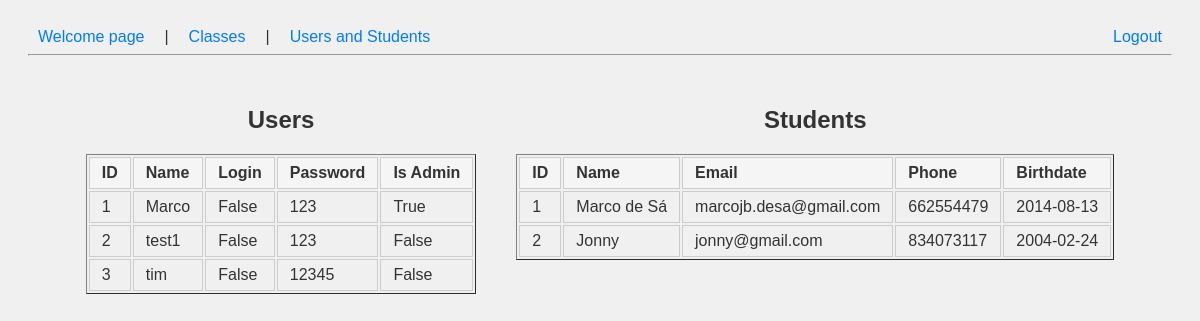
Screenshot of /users with the database file from the repository.
### models.py (models this page shows)
class BaseModel(Model):
    class Meta:
        database = db

class User(BaseModel):
    id_user = AutoField()
    name = CharField()
    is_admin = BooleanField() # True if admin, False if teacher
    login = BooleanField(unique=False)
    password = CharField() # Store hashed passwords in production

class Student(BaseModel):
    id_student = AutoField()
    name = CharField()
    email = CharField(unique=True)
    phone = CharField(null=True)
    birthdate = DateField()

### app.py (the view)
@app.route('/users')
def user_manage():
    users = User.select()
    students = Student.select()
    current_user = User.select().where(User.login == True).first()
    return render_template('userManage.html', users=users, students=students, current_user=current_user)

### templates/userManage.html (shortened to what this page needs)
{% extends "dashboard.html" %}
{% block content %}
<div class="side-by-side-tables">
    <div>
        <h2>Users</h2>
        <table border="1">
            <tr>
                <th>ID</th>
                <th>Name</th>
                <th>Login</th>
                <th>Password</th>
                <th>Is Admin</th>
            </tr>
            {% for user in users %}
            <tr>
                <td>{{ user.id_user }}</td>
                <td>{{ user.name }}</td>
                <td>{{ user.login }}</td>
                <td>{{ user.password }}</td>
                <td>{{ user.is_admin }}</td>
            </tr>
            {% endfor %}
        </table>
        <br>
    </div>
    <div>
        <h2>Students</h2>
        <table border="1">
            <tr>
                <th>ID</th>
                <th>Name</th>
                <th>Email</th>
                <th>Phone</th>
                <th>Birthdate</th>
            </tr>
            {% for student in students %}
            <tr>
                <td>{{ student.id_student }}</td>
                <td>{{ student.name }}</td>
                <td>{{ student.email }}</td>
                <td>{{ student.phone }}</td>
                <td>{{ student.birthdate }}</td>
            </tr>
            {% endfor %}
        </table>
        <br>
    </div>
</div>
{% endblock %}

### static/style.css (style rules this page uses)
body { font-family: Arial, sans-serif; background-color: #f0f0f0; color: #333; padding: 20px; }
h2 { text-align: center; }

### templates/userManage.html (style rules this page uses)
.side-by-side-tables { display: flex; gap: 40px; justify-content: center; align-items: flex-start; margin-top: 30px; }
.side-by-side-tables th, .side-by-side-tables td { border: 1px solid #ccc; padding: 6px 12px; text-align: left; }
.side-by-side-tables th { background: #f5f5f5; }

### rows the page displays
User: id_user "1", name "Marco", login "False", password "123", is_admin "True"
User: id_user "2", name "test1", login "False", password "123", is_admin "False"
User: id_user "3", name "tim", login "False", password "12345", is_admin "False"
Student: id_student "1", name "Marco de Sá", email "marcojb.desa@gmail.com", phone "662554479", birthdate "2014-08-13"
Student: id_student "2", name "Jonny", email "jonny@gmail.com", phone "834073117", birthdate "2004-02-24"
